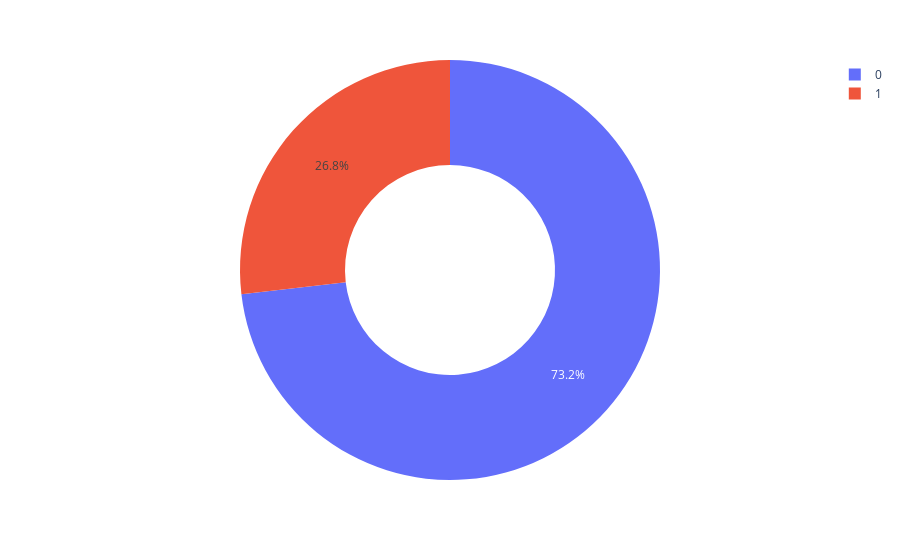

Notebook cell for this chart:
### Code cell
classes = df["Class/ASD"].value_counts()

values = classes.values
names = classes.index

fig = px.pie(df, values=values, names=names, hole=0.5)
fig.show()

### Figure 1 — Plotly figure (JSON) as saved in the notebook; plotly's stock layout.template omitted (floating-point values rounded to 4 significant figures)
{"data": [{"domain": {"x": [0, 1], "y": [0, 1]}, "hole": 0.5, "hovertemplate": "label=%{label}<br>value=%{value}<extra></extra>", "labels": [0, 1], "legendgroup": "", "name": "", "showlegend": true, "type": "pie", "values": [515, 189]}], "layout": {"legend": {"tracegroupgap": 0}, "margin": {"t": 60}}}
